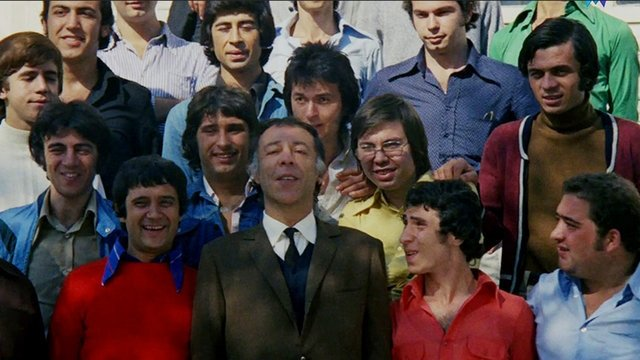
#> input picture YuzTanima/photos/hababamsinifi.jpg, 640 x 360 px, found by its file name
$ python bolgeAlma.py
#> lines starting #> are read from the running program, lines starting #| are printed output that depends on the picture; after the words box and inside, x2 and y2 are one past the last pixel; in counts of white or black regions, pixels touching at a corner belong together
import cv2 as cv
import numpy as np

path = "D:\\PROJELER\\Python\\YuzTanima\\photos\\"
greypath = "D:\\PROJELER\\Python\\YuzTanima\\greyphotos\\"
resim = cv.imread(path+"hababamsinifi.jpg")
#> resim is the input picture: shape (360, 640, 3); mean B, G, R 65.1, 67.2, 78.3
cv.rectangle(resim,(260,160),(310,140),[0,0,255],3)
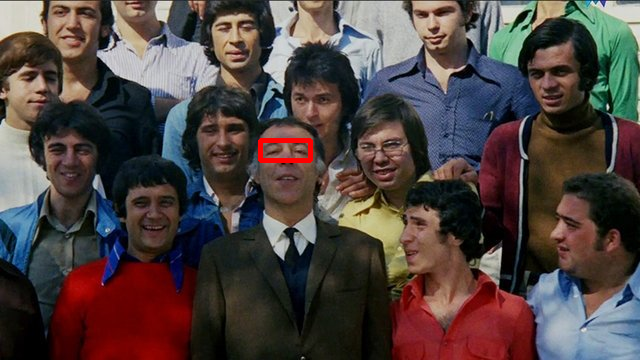
#> resim: shape (360, 640, 3); 0.3% of pixels changed, all inside (x1, y1, x2, y2) = (258, 138, 313, 163)
cv.imshow("Hababam Sinifi",resim)
#cv.imwrite(greypath+"yeniresim.jpg",resim)
cv.waitKey(0)
cv.destroyAllWindows()

$ run again, with YuzTanima/photos/cemyilmaz.jpg copied over YuzTanima/photos/hababamsinifi.jpg
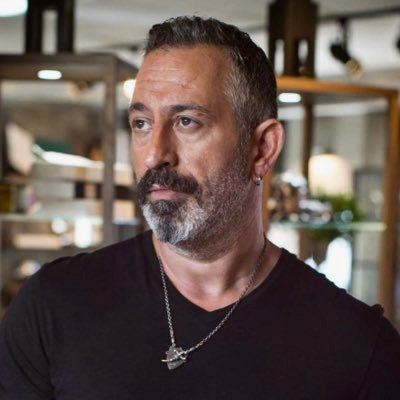
#> input picture YuzTanima/photos/cemyilmaz.jpg, 400 x 400 px, found by its file name
#> resim is the input picture: shape (400, 400, 3); mean B, G, R 78.3, 84.5, 98.8
#> `cv.rectangle(resim,(260,160),(310,140),[0,0,255],3)`:
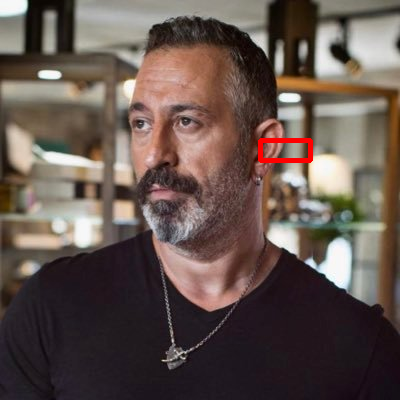
#> resim: shape (400, 400, 3); 0.43% of pixels changed, all inside (x1, y1, x2, y2) = (258, 138, 313, 163)

$ run again, with YuzTanima/photos/emelsayin.jpg copied over YuzTanima/photos/hababamsinifi.jpg
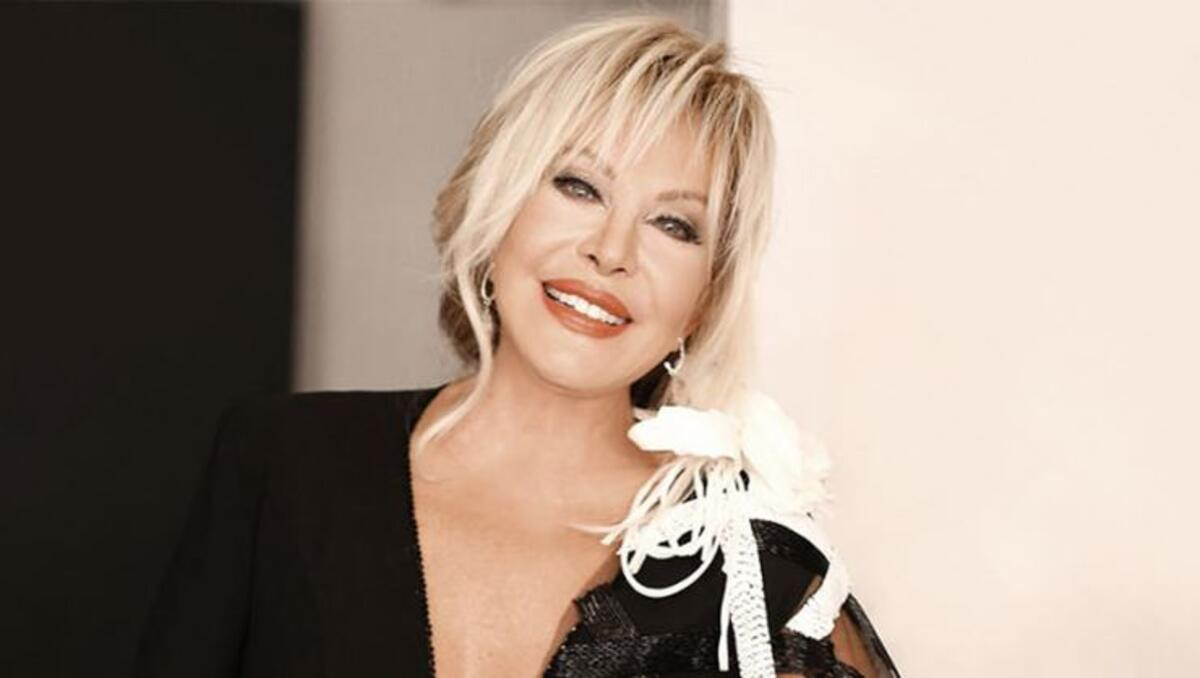
#> input picture YuzTanima/photos/emelsayin.jpg, 1200 x 678 px, found by its file name
#> resim is the input picture: shape (678, 1200, 3); mean B, G, R 132.3, 144.8, 161.1
#> `cv.rectangle(resim,(260,160),(310,140),[0,0,255],3)`:
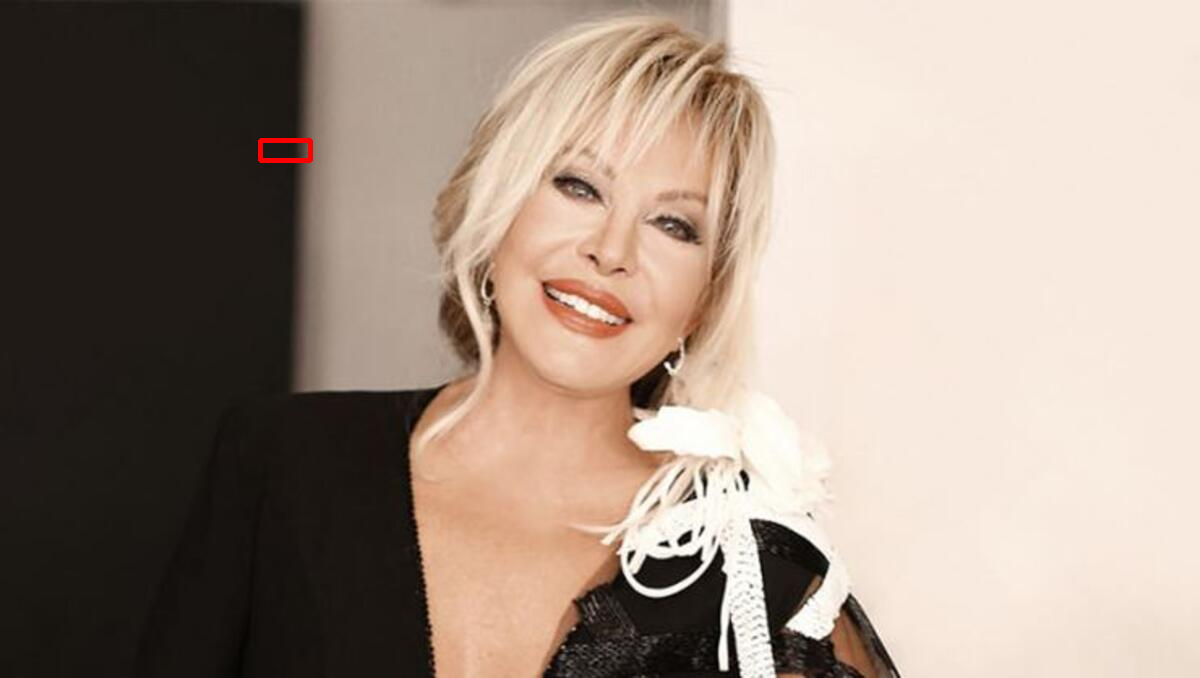
#> resim: shape (678, 1200, 3); 0.08% of pixels changed, all inside (x1, y1, x2, y2) = (258, 138, 313, 163)

$ run again, with YuzTanima/photos/kusresmi.jpg copied over YuzTanima/photos/hababamsinifi.jpg
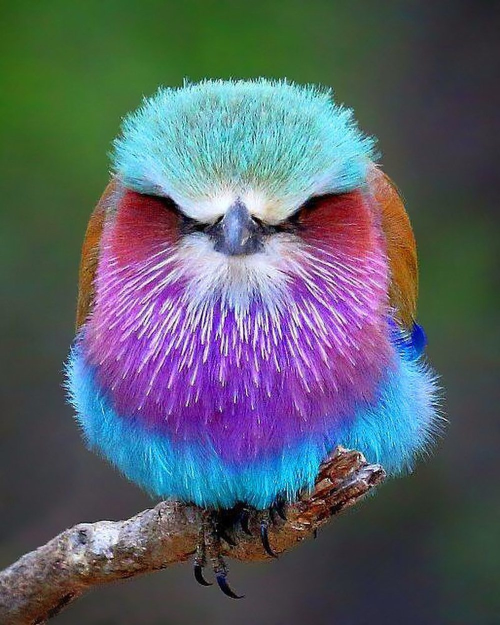
#> input picture YuzTanima/photos/kusresmi.jpg, 1000 x 1250 px, found by its file name (shown at 1/2 size)
#> resim is the input picture: shape (1250, 1000, 3); mean B, G, R 105.2, 95.3, 88.4
#> `cv.rectangle(resim,(260,160),(310,140),[0,0,255],3)`:
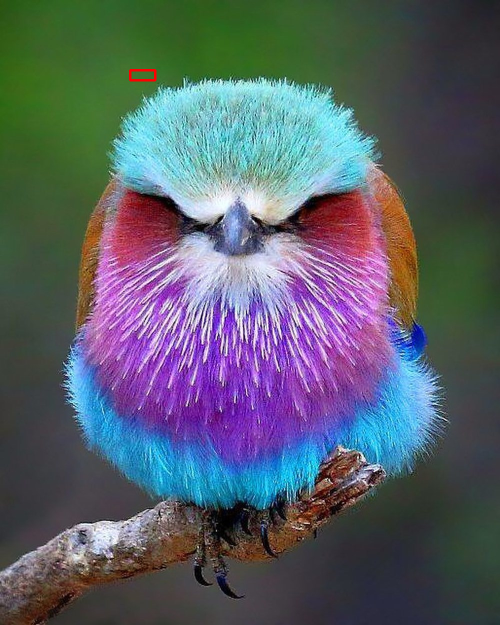
#> resim: shape (1250, 1000, 3) (shown at 1/2 size); 0.06% of pixels changed, all inside (x1, y1, x2, y2) = (258, 138, 313, 163)
